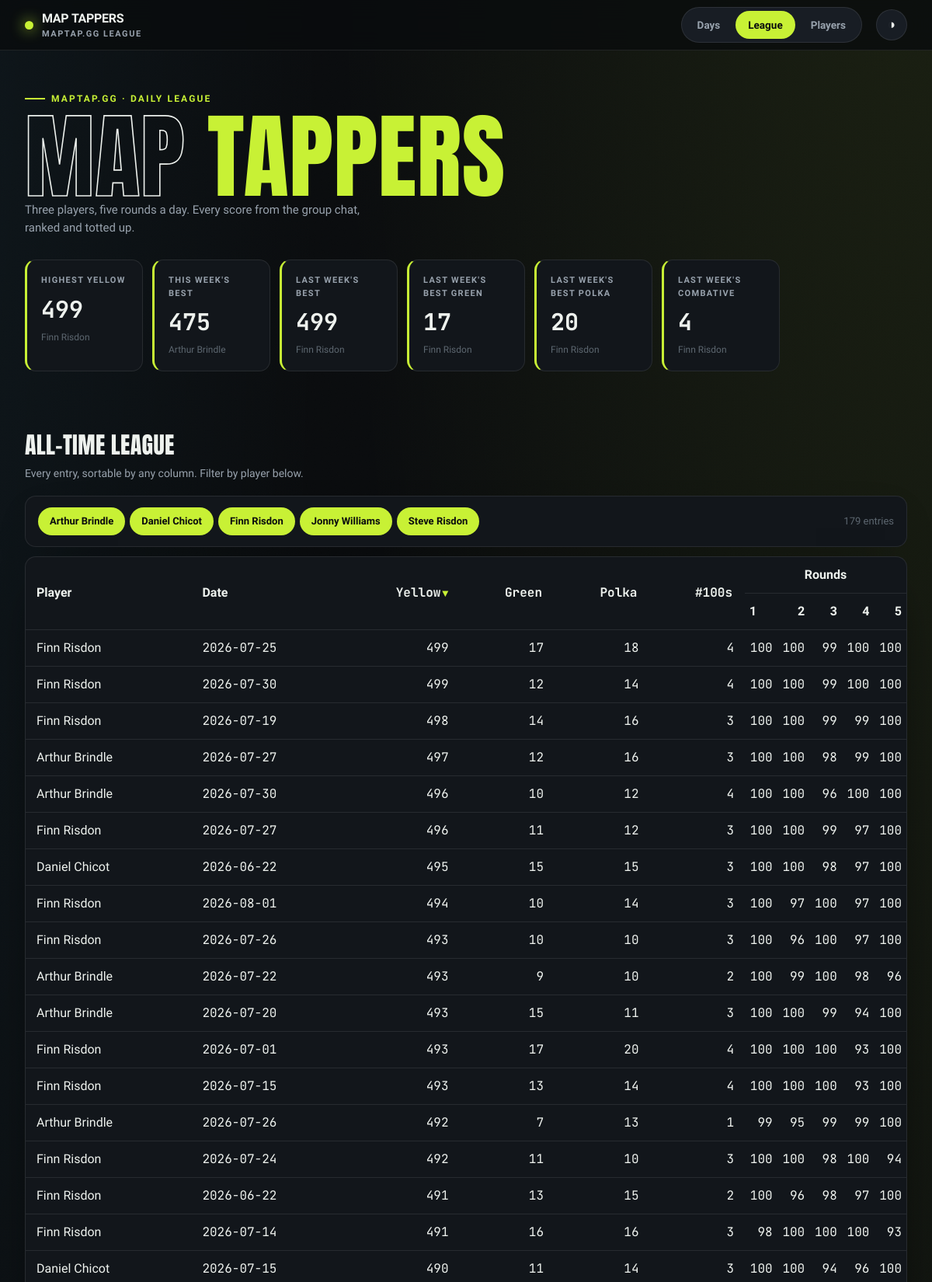
Page /league (upper part) on the committed database.
### tables this page shows
CREATE TABLE entries (
    id INTEGER PRIMARY KEY,
    player TEXT NOT NULL,
    game_date TEXT NOT NULL,
    maptap_score INTEGER NOT NULL,
    UNIQUE (player, game_date)
);

### src/maptap/app.py (the view)
@app.get("/league", response_class=HTMLResponse)
def league(request: Request):
    with closing(_conn()) as conn:
        context = {"entries": all_entries(conn), "stats": hero_stats(conn), "active": "league"}
    return templates.TemplateResponse(request, "index.html", context)

### src/maptap/templates/index.html (shortened to what this page needs)
{% extends "base.html" %}
{% block content %}
{% set player_names = entries | map(attribute='player') | unique | sort | list %}
<h2 class="section-head">All-time league</h2>
<p class="section-sub">Every entry, sortable by any column. Filter by player below.</p>
<div class="panel toolbar">
    <div class="chips">
        {% for name in player_names %}
        <button class="chip active" data-player="{{ name }}">{{ name }}</button>
        {% endfor %}
    </div>
    <span class="results-meta" id="resultsMeta">{{ entries | length }} entries</span>
</div>
<div class="panel table-card">
    <table id="league" data-sortable
        <thead>
            <tr>
                <th class="txt" rowspan="2" data-sort="text">Player</th>
                <th class="txt" rowspan="2" data-sort="text">Date</th>
                <th class="num" rowspan="2" data-sort="number" data-sorted="desc">Yellow</th>
                <th class="num" rowspan="2" data-sort="number">Green</th>
                <th class="num" rowspan="2" data-sort="number">Polka</th>
                <th class="num" rowspan="2" data-sort="number">#100s</th>
                <th class="rounds-group" colspan="5">Rounds</th>
            </tr>
            <tr>
                <th class="round">1</th>
                <th class="round">2</th>
                <th class="round">3</th>
                <th class="round">4</th>
                <th class="round">5</th>
            </tr>
        <tbody>
            {% for e in entries %}
            <tr data-player="{{ e.player }}">
                <td class="txt">{{ e.player }}</td>
                <td class="txt num">{{ e.game_date }}</td>
                <td class="num">{{ e.cumulative }}</td>
                <td class="num">{{ e.green }}</td>
                <td class="num">{{ e.polka }}</td>
                <td class="num">{{ e.hundreds }}</td>
                {% for r in e.rounds %}<td class="round num">{{ r }}</td>{% endfor %}
            </tr>
            {% endfor %}
        </tbody>
    </table>
</div>
{% endblock %}

### src/maptap/templates/base.html (shortened to what this page needs)
<!DOCTYPE html>
<html lang="en-GB" data-theme="dark">
<head>
    <link rel="stylesheet" href="/static/styles.css">
</head>
<body>
    <nav class="nav">
        <div class="wrap nav-inner">
            <div class="brand">
                <span class="dot"></span>
                <span>MAP&nbsp;TAPPERS<small>maptap.gg league</small></span>
            </div>
            <div class="tabs">
                <a class="tab {{ 'active' if active == 'days' else '' }}" href="/days">Days</a>
                <a class="tab {{ 'active' if active == 'league' else '' }}" href="/league">League</a>
                <a class="tab {{ 'active' if active == 'players' else '' }}" href="/players">Players</a>
            </div>
            <button class="theme-btn" id="themeBtn" title="Toggle theme" aria-label="Toggle theme">◑</button>
        </div>
    </nav>
    <header class="hero">
        <div class="wrap">
            <span class="hero-tag">maptap.gg · daily league</span>
            <h1><span class="out">Map</span> <span class="em">Tappers</span></h1>
            <p class="hero-sub">Three players, five rounds a day. Every score from the group chat, ranked and totted up.</p>
            <div class="stat-row">
                <div class="stat">
                    <div class="label">Highest Yellow</div>
                    <div class="value">{{ stats.highest_cumulative if stats.highest_cumulative is not none else '—' }}</div>
                    <div class="sub">{{ stats.highest_cumulative_player or '—' }}</div>
                </div>
                <div class="stat">
                    <div class="label">This Week's Best</div>
                    <div class="value">{{ stats.week_best if stats.week_best is not none else '—' }}</div>
                    <div class="sub">{{ stats.week_best_player or 'no rides yet' }}</div>
                </div>
                <div class="stat">
                    <div class="label">Last Week's Best</div>
                    <div class="value">{{ stats.last_week_best if stats.last_week_best is not none else '—' }}</div>
                    <div class="sub">{{ stats.last_week_best_player or 'no rides' }}</div>
                </div>
                <div class="stat">
                    <div class="label">Last Week's Best Green</div>
                    <div class="value">{{ stats.last_week_best_green if stats.last_week_best_green is not none else '—' }}</div>
                    <div class="sub">{{ stats.last_week_best_green_player or 'no rides' }}</div>
                </div>
                <div class="stat">
                    <div class="label">Last Week's Best Polka</div>
                    <div class="value">{{ stats.last_week_best_polka if stats.last_week_best_polka is not none else '—' }}</div>
                    <div class="sub">{{ stats.last_week_best_polka_player or 'no rides' }}</div>
                </div>
                <div class="stat">
                    <div class="label">Last Week's Combative</div>
                    <div class="value">{{ stats.last_week_combative if stats.last_week_combative is not none else '—' }}</div>
                    <div class="sub">{{ stats.last_week_combative_player or 'no rides' }}</div>
                </div>
            </div>
        </div>
    </header>
    <main class="wrap">
        {% block content %}{% endblock %}
    </main>
</body>
</html>

### rows in the picture
entries: player "Finn Risdon", game_date "2026-07-25", cumulative "499", green "17", polka "18", hundreds "4", rounds "100" "100" "99" "100" "100"
entries: player "Arthur Brindle"
entries: player "Finn Risdon", game_date "2026-07-30", cumulative "499", green "12", polka "14", hundreds "4", rounds "100" "100" "99" "100" "100"
entries: player "Finn Risdon"
entries: player "Finn Risdon", game_date "2026-07-26", cumulative "493", green "10", polka "10", hundreds "3", rounds "100" "96" "100" "97" "100"
entries: player "Arthur Brindle", game_date "2026-07-27", cumulative "497", green "12", polka "16", hundreds "3", rounds "100" "100" "98" "99" "100"
entries: player "Daniel Chicot", game_date "2026-06-22", cumulative "495", green "15", polka "15", hundreds "3", rounds "100" "100" "98" "97" "100"
entries: player "Jonny Williams"
entries: player "Steve Risdon"
entries: player "Finn Risdon", game_date "2026-07-19", cumulative "498", green "14", polka "16", hundreds "3", rounds "100" "100" "99" "99" "100"
entries: player "Arthur Brindle", game_date "2026-07-30", cumulative "496", green "10", polka "12", hundreds "4", rounds "100" "100" "96" "100" "100"
entries: player "Finn Risdon", game_date "2026-07-27", cumulative "496", green "11", polka "12", hundreds "3", rounds "100" "100" "99" "97" "100"
entries: player "Finn Risdon", game_date "2026-08-01", cumulative "494", green "10", polka "14", hundreds "3", rounds "100" "97" "100" "97" "100"
entries: player "Arthur Brindle", game_date "2026-07-22", cumulative "493", green "9", polka "10", hundreds "2", rounds "100" "99" "100" "98" "96"
entries: player "Arthur Brindle", game_date "2026-07-20", cumulative "493", green "15", polka "11", hundreds "3", rounds "100" "100" "99" "94" "100"
entries: player "Finn Risdon", game_date "2026-07-01", cumulative "493", green "17", polka "20", hundreds "4", rounds "100" "100" "100" "93" "100"
entries: player "Finn Risdon", game_date "2026-07-15", cumulative "493", green "13", polka "14", hundreds "4", rounds "100" "100" "100" "93" "100"
entries: player "Arthur Brindle", game_date "2026-07-26", cumulative "492", green "7", polka "13", hundreds "1", rounds "99" "95" "99" "99" "100"
entries: player "Finn Risdon", game_date "2026-07-24", cumulative "492", green "11", polka "10", hundreds "3", rounds "100" "100" "98" "100" "94"
entries: player "Finn Risdon", game_date "2026-06-22", cumulative "491", green "13", polka "15", hundreds "2", rounds "100" "96" "98" "97" "100"
entries: player "Finn Risdon", game_date "2026-07-14", cumulative "491", green "16", polka "16", hundreds "3", rounds "98" "100" "100" "100" "93"
entries: player "Daniel Chicot", game_date "2026-07-15", cumulative "490", green "11", polka "14", hundreds "3", rounds "100" "100" "94" "96" "100"

### other values in the picture
{{ stats.week_best if stats.week_best is not none else '—' }} "475"
{{ stats.last_week_best if stats.last_week_best is not none else '—' }} "499"
{{ entries | length }} "179"
